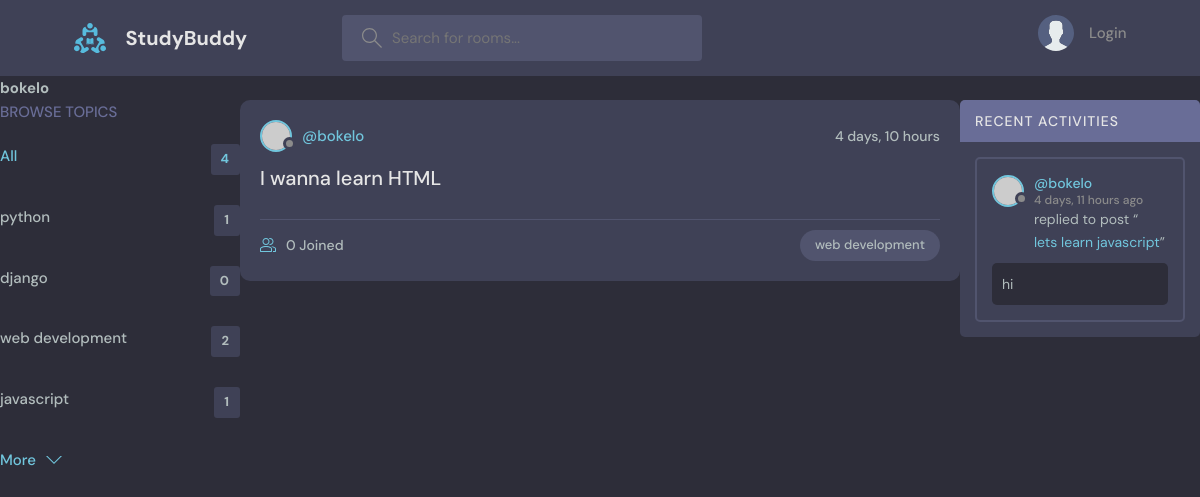
Page /room/profile/2/ on the committed database.
### base/models.py (models this page shows, shortened)
class Topic(models.Model):
    name = models.CharField(max_length=200)

class Room(models.Model):
    name = models.CharField(max_length=200)
    description = models.TextField(null=True, blank=True)
    updated = models.DateTimeField(auto_now=True)
    created = models.DateTimeField(auto_now_add=True)
    host = models.ForeignKey(User, on_delete=models.SET_NULL, null=True)
    participants = models.ManyToManyField(User , related_name='participants', blank=True)
    topic = models.ForeignKey('Topic', on_delete=models.SET_NULL, null=True)
    class Meta:
        ordering = ['-updated', '-created']
    def __str__(self):
        return self.name

class Message(models.Model):
    room = models.ForeignKey(Room, on_delete=models.CASCADE)
    body = models.TextField()
    updated = models.DateTimeField(auto_now=True)
    created = models.DateTimeField(auto_now_add=True)
    user = models.ForeignKey(User, on_delete=models.CASCADE)
    class Meta:
        ordering = ['-updated', '-created']

### base/views.py (the view)
# urls.py: path( 'profile/<int:pk>/', views.userProfile, name='user-profile'),
def userProfile (request, pk):
    user = User.objects.get(id=pk)
    rooms = user.room_set.all()
    room_messages = user.message_set.all()
    topics = Topic.objects.all()
    context = {'user': user, 'rooms': rooms, 'room_messages': room_messages, 'topics': topics}
    return render(request, 'base/profile.html', context)

### base/templates/base/profile.html (shortened to what this page needs)
{% extends 'main.html' %}
{% block content %}
<h1>{{user.username}}</h1>
<div class="profile-container">
    <div>
        {% include 'base/topic_component.html'  %}
    </div>
    <div>
        {% include 'base/feed_component.html'  %}
    </div>
    <div>
        {%  include 'base/activity_component.html'  %}
    </div>
</div>
{% endblock content %}

### base/templates/base/topic_component.html
<div class="topics">
    <div class="topics__header">
      <h2>Browse Topics</h2>
    </div>
    <ul class="topics__list">
      <li>
        <a href="{% url 'home'  %}" class="active">All <span>{{topics.count}}</span></a>
      </li>
      {% for topic in topics  %}
      <li>
        <a href="{% url 'home' %}?q={{topic.name}}">{{topic.name}} <span>{{topic.room_set.all.count}}</span></a>
      </li>
      {% endfor %}
    </ul>
    <a class="btn btn--link" href="topics.html">
      More
      <svg version="1.1" xmlns="http://www.w3.org/2000/svg" width="32" height="32" viewBox="0 0 32 32">
        <title>chevron-down</title>
        <path d="M16 21l-13-13h-3l16 16 16-16h-3l-13 13z"></path>
      </svg>
    </a>
  </div>

### base/templates/base/feed_component.html (shortened to what this page needs)
{% for room in rooms %}
<div class="roomListRoom">
    <div class="roomListRoom__header">
      <a href="{% url 'user-profile' room.host.id  %}" class="roomListRoom__author">
        <div class="avatar avatar--small">
          <img src="https://randomuser.me/api/portraits/women/11.jpg" />
        </div>
        <span>@{{room.host.username}}</span>
      </a>
      <div class="roomListRoom__actions">
        <span>{{room.created|timesince}}</span>
      </div>
    </div>
    <div class="roomListRoom__content">
      <a href="{% url 'room' room.id  %}">{{room.name}}</a>
    </div>
    <div class="roomListRoom__meta">
      <a href="{% url 'room' room.id  %}" class="roomListRoom__joined">
        {{room.participants.all.count}} Joined
      </a>
      <p class="roomListRoom__topic">{{room.topic.name}}</p>
    </div>
  </div>
{% endfor %}

### base/templates/base/activity_component.html (shortened to what this page needs)
<div class="activities">
    <div class="activities__header">
      <h2>Recent Activities</h2>
    </div>
    {% for message in room_messages  %}
    <div class="activities__box">
      <div class="activities__boxHeader roomListRoom__header">
        <a href="{% url 'user-profile' message.user.id  %}" class="roomListRoom__author">
          <div class="avatar avatar--small">
            <img src="https://randomuser.me/api/portraits/women/11.jpg" />
          </div>
          <p>
            @{{message.user}}
            <span>{{message.created|timesince}} ago</span>
          </p>
        </a>
      </div>
      <div class="activities__boxContent">
        <p>replied to post “<a href="{% url 'room' message.room.id %}">{{message.room}}</a>”</p>
        <div class="activities__boxRoomContent">
         {{message.body}}
      </div>
    </div>
    {% endfor %}
  </div>

### static/styles/style.css (style rules this page uses)
:root { --color-main: #71c6dd; --color-main-light: #e1f6fb; --color-dark: #3f4156; --color-dark-medium: #51546e; --color-dark-light: #696d97; --color-light: #e5e5e5; --color-gray: #8b8b8b; --color-light-gray: #b2bdbd; --color-bg: #2d2d39; --color-success: #5dd693; --color-error: #fc4b0b; }
* { font-family: "DM Sans", -apple-system, BlinkMacSystemFont, "Segoe UI", Roboto, Oxygen, Ubuntu, Cantarell, "Open Sans", "Helvetica Neue", sans-serif; margin: 0; padding: 0; box-sizing: border-box; text-rendering: optimizeLegibility; font-size: inherit; }
html { font-size: 56.25%; }
@media only screen and (min-width: 1200px) { html { font-size: 62.5%; } }
body { line-height: 1.6; font-weight: 400; font-size: 1.5rem; color: var(--color-light-gray); background-color: var(--color-bg); min-height: 100vh; }
img { width: 100%; }
a { display: inline-block; color: var(--color-main); text-decoration: none; }
.btn { background-color: transparent; border: none; display: inline-flex; align-items: center; gap: 1rem; cursor: pointer; transition: all ease-in-out 0.3s; padding: 1rem 2rem; border-radius: 5px; box-shadow: 1px 1px 3px 1px rgba(0, 0, 0, 0.15); font-weight: 500; }
.btn--link { border-radius: 0; padding: 0; color: var(--color-main); box-shadow: none; }
.btn > svg { fill: currentColor; width: 1.6rem; height: 1.6rem; }
.avatar { position: relative; display: inline-block; border-radius: 50%; border: 2px solid var(--color-main); }
.avatar img { display: block; border-radius: 50%; object-fit: cover; object-position: center; }
.avatar::after { content: ""; display: block; position: absolute; background-color: var(--color-gray); z-index: 111; border-radius: 50%; border: 0.3rem solid var(--color-dark); }
.avatar.avatar--small img { width: 2.8rem; height: 2.8rem; }
.avatar.avatar--small:after { width: 0.7rem; height: 0.7rem; bottom: 0px; right: -6px; }
.topics__header { margin-bottom: 2rem; }
.topics__header h2 { text-transform: uppercase; font-weight: 500; color: var(--color-dark-light); }
.topics__list { list-style: none; }
.topics__list li a { display: flex; justify-content: space-between; margin-bottom: 3rem; font-weight: 500; color: var(--color-light-gray); transition: all 0.3s ease-in-out; }
.topics__list li a.active, .topics__list li a:hover { color: var(--color-main); }
.topics__list li a span { padding: 0.5rem 1rem; background-color: var(--color-dark); border-radius: 3px; font-size: 1.3rem; font-weight: 700; letter-spacing: 1px; }
.roomListRoom { margin-bottom: 2.4rem; background-color: var(--color-dark); border-radius: 1rem; padding: 2rem; }
.roomListRoom__header { display: flex; justify-content: space-between; align-items: center; }
.roomListRoom__author { font-weight: 500; display: flex; align-items: center; gap: 1rem; }
.roomListRoom__actions { display: flex; align-items: flex-start; gap: 1rem; position: relative; }
.roomListRoom__actions span { font-size: 1.4rem; font-weight: 500; }
.roomListRoom__content { margin: 1rem 0; }
.roomListRoom__content a { font-size: 2rem; font-weight: 500; margin-bottom: 1.5rem; color: var(--color-light); transition: all 0.3s ease-in-out; }
.roomListRoom__meta { border-top: 1px solid var(--color-dark-medium); padding-top: 1rem; display: flex; align-items: center; justify-content: space-between; }
.roomListRoom__joined { color: var(--color-light-gray); display: flex; align-items: center; gap: 1rem; font-size: 1.4rem; font-weight: 500; }
.roomListRoom__joined svg { fill: var(--color-main); width: 1.6rem; height: 1.6rem; }
.roomListRoom__topic { padding: 5px 1.5rem; background-color: var(--color-dark-medium); border-radius: 5rem; font-weight: 500; font-size: 1.3rem; }
.activities { background: var(--color-dark); border-radius: 5px; overflow: hidden; }
.activities__header h2 { background-color: var(--color-dark-light); text-transform: uppercase; font-weight: 500; padding: 1rem 1.5rem; color: var(--color-light); letter-spacing: 1px; font-size: 1.4rem; }
.activities__box { margin: 1.5rem; padding: 1.5rem; border: 2px solid var(--color-dark-medium); border-radius: 5px; }
.activities__boxHeader p { font-size: 1.4rem; line-height: 1.3; }
.activities__boxHeader p span { color: var(--color-gray); font-size: 1.2rem; display: block; }
.activities__boxContent { margin-left: 4.2rem; }
.activities__boxContent { font-size: 1.4rem; }
.activities__boxRoomContent { background: var(--color-bg); padding: 1rem; border-radius: 5px; margin-top: 1rem; margin-left: -4.2rem; }

### rows in the picture
Topic: name "python", room_set.all.count "1"
Topic: name "django", room_set.all.count "0"
Topic: name "web development", room_set.all.count "2"
Topic: name "javascript", room_set.all.count "1"
Room: host.username "bokelo", created "4 days, 10 hours", name "I wanna learn HTML", participants.all.count "0", topic.name "web development"
Message: user "bokelo", created "4 days, 11 hours", room "lets learn javascript", body "hi"

### other values in the picture
{{ user.username }} "bokelo"
{{ topics.count }} "4"
